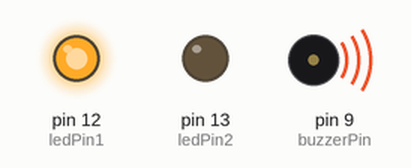
Simulated run of this sketch. Board: Arduino Uno, built with avr-gcc and run on an emulated ATmega328P. Parts: output pins drawn as LEDs (lit = HIGH), buzzer (waves = sounding).

Above: at 0.2 s.
At 17.7 s:
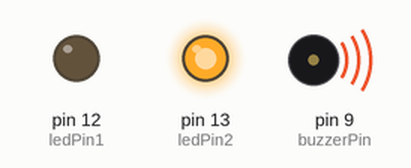
At 27.9 s:
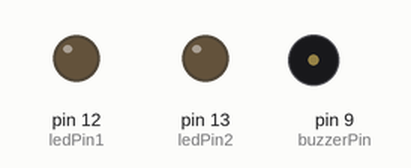
Timing chart, 0 to 32.5 s (numbered marks = the images above):
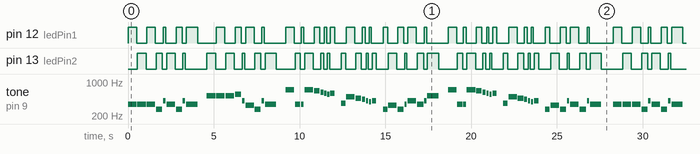

Measured:
- by itself, pin 12 (ledPin1), pin 13 (ledPin2): moves between LOW and HIGH, repeating every 28.3 s
- by itself, tone on pin 9 (buzzerPin): plays 349 Hz for 0.50 s, 349 Hz for 0.50 s, 349 Hz for 0.50 s, 277 Hz for 0.35 s, 415 Hz for 0.15 s, 349 Hz for 0.50 s … (304 notes in this stretch)

The sketch:

Imperial_March.ino
```cpp
const int c = 208;    // Antes: 233
const int d = 233;    // Antes: 262
const int e = 262;    // Antes: 294
const int f = 277;    // Antes: 311
const int g = 311;    // Antes: 349
const int gS = 330;   // Antes: 370
const int a = 349;    // Antes: 392
const int aS = 370;   // Antes: 415
const int b = 392;    // Antes: 440
const int cH = 415;   // Antes: 466
const int cSH = 440;  // Antes: 494
const int dH = 466;   // Antes: 523
const int dSH = 494;  // Antes: 554
const int eH = 523;   // Antes: 587
const int fH = 554;   // Antes: 622
const int fSH = 587;  // Antes: 659
const int gH = 622;   // Antes: 698
const int gSH = 659;  // Antes: 740
const int aH = 698;   // Antes: 784


const int buzzerPin = 9; // Digital Pin 8
const int ledPin1 = 12;  // Digital Pin 12
const int ledPin2 = 13;  // Digital Pin 13 Built In Led can Change it if you want

int counter = 0;

void setup()
{
  //Setup pin modes
  pinMode(buzzerPin, OUTPUT); // Digital Pin 8
  pinMode(ledPin1, OUTPUT);  // Digital Pin 12
  pinMode(ledPin2, OUTPUT); // Digital Pin 13 Built In Led can Change it if you want
}

void loop()
{

  //Play first section
  firstSection();

  //Play second section
  secondSection();

  //Variant 1
  beep(f, 250);
  beep(gS, 500);
  beep(f, 350);
  beep(a, 125);
  beep(cH, 500);
  beep(a, 375);
  beep(cH, 125);
  beep(eH, 650);

  delay(500);

  //Repeat second section
  secondSection();

  //Variant 2
  beep(f, 250);
  beep(gS, 500);
  beep(f, 375);
  beep(cH, 125);
  beep(a, 500);
  beep(f, 375);
  beep(cH, 125);
  beep(a, 650);

  delay(650);
}

void beep(int note, int duration)
{
  //Play tone on buzzerPin
  tone(buzzerPin, note, duration);

  //Play different LED depending on value of 'counter'
  if(counter % 2 == 0)
  {
    digitalWrite(ledPin1, HIGH);
    delay(duration);
    digitalWrite(ledPin1, LOW);
  }else
  {
    digitalWrite(ledPin2, HIGH);
    delay(duration);
    digitalWrite(ledPin2, LOW);
  }

  //Stop tone on buzzerPin
  noTone(buzzerPin);

  delay(50);

  //Increment counter
  counter++;
}

void firstSection()
{
  beep(a, 500);
  beep(a, 500);
  beep(a, 500);
  beep(f, 350);
  beep(cH, 150);
  beep(a, 500);
  beep(f, 350);
  beep(cH, 150);
  beep(a, 650);

  delay(500);

  beep(eH, 500);
  beep(eH, 500);
  beep(eH, 500);
  beep(fH, 350);
  beep(cH, 150);
  beep(gS, 500);
  beep(f, 350);
  beep(cH, 150);
  beep(a, 650);

  delay(500);
}

void secondSection()
{
  beep(aH, 500);
  beep(a, 300);
  beep(a, 150);
  beep(aH, 500);
  beep(gSH, 325);
  beep(gH, 175);
  beep(fSH, 125);
  beep(fH, 125);
  beep(fSH, 250);

  delay(325);

  beep(aS, 250);
  beep(dSH, 500);
  beep(dH, 325);
  beep(cSH, 175);
  beep(cH, 125);
  beep(b, 125);
  beep(cH, 250);

  delay(350);
}
```
